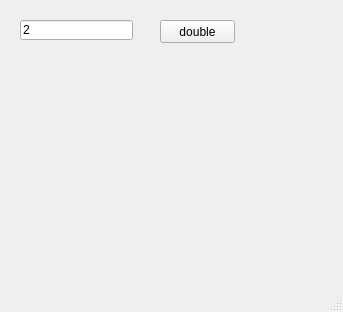
<?xml version="1.0" encoding="UTF-8"?>
<ui version="4.0">
 <class>MainWindow</class>
 <widget class="QMainWindow" name="MainWindow">
  <property name="geometry">
   <rect>
    <x>0</x>
    <y>0</y>
    <width>343</width>
    <height>312</height>
   </rect>
  </property>
  <property name="windowTitle">
   <string>MainWindow</string>
  </property>
  <widget class="QWidget" name="centralwidget">
   <widget class="QPushButton" name="pb">
    <property name="geometry">
     <rect>
      <x>160</x>
      <y>20</y>
      <width>75</width>
      <height>23</height>
     </rect>
    </property>
    <property name="text">
     <string>double</string>
    </property>
   </widget>
   <widget class="QLineEdit" name="le">
    <property name="geometry">
     <rect>
      <x>20</x>
      <y>20</y>
      <width>113</width>
      <height>20</height>
     </rect>
    </property>
    <property name="text">
     <string>2</string>
    </property>
   </widget>
  </widget>
  <widget class="QMenuBar" name="menubar">
   <property name="geometry">
    <rect>
     <x>0</x>
     <y>0</y>
     <width>343</width>
     <height>21</height>
    </rect>
   </property>
  </widget>
  <widget class="QStatusBar" name="statusbar"/>
 </widget>
 <resources/>
 <connections/>
</ui>
